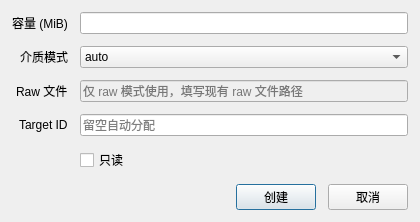
<?xml version="1.0" encoding="UTF-8"?>
<ui version="4.0">
 <class>CreateDiskDialog</class>
 <widget class="QDialog" name="CreateDiskDialog">
  <property name="geometry">
   <rect>
    <x>0</x>
    <y>0</y>
    <width>420</width>
    <height>220</height>
   </rect>
  </property>
  <property name="windowTitle">
   <string>Create Disk</string>
  </property>
  <property name="accessibleName">
   <string>yumedisk.create.dialog</string>
  </property>
  <layout class="QVBoxLayout" name="verticalLayout">
   <property name="leftMargin">
    <number>12</number>
   </property>
   <property name="topMargin">
    <number>12</number>
   </property>
   <property name="rightMargin">
    <number>12</number>
   </property>
   <property name="bottomMargin">
    <number>12</number>
   </property>
   <property name="spacing">
    <number>12</number>
   </property>
   <item>
    <layout class="QFormLayout" name="formLayout">
     <property name="labelAlignment">
      <set>Qt::AlignRight|Qt::AlignTrailing|Qt::AlignVCenter</set>
     </property>
     <item row="0" column="0">
    <widget class="QLabel" name="capacityLabel">
       <property name="text">
        <string>容量 (MiB)</string>
       </property>
      </widget>
     </item>
     <item row="0" column="1">
      <widget class="QLineEdit" name="capacityLineEdit">
       <property name="accessibleName">
        <string>yumedisk.create.capacity_input</string>
       </property>
      </widget>
     </item>
     <item row="1" column="0">
      <widget class="QLabel" name="mediaModeLabel">
       <property name="text">
        <string>介质模式</string>
       </property>
      </widget>
     </item>
     <item row="1" column="1">
     <widget class="QComboBox" name="mediaModeComboBox">
       <property name="accessibleName">
        <string>yumedisk.create.media_mode_combo</string>
       </property>
       <item>
        <property name="text">
         <string>auto</string>
        </property>
       </item>
       <item>
        <property name="text">
         <string>dense</string>
        </property>
       </item>
       <item>
        <property name="text">
         <string>sparse</string>
        </property>
       </item>
       <item>
        <property name="text">
         <string>raw</string>
        </property>
       </item>
      </widget>
     </item>
     <item row="2" column="0">
      <widget class="QLabel" name="rawFileLabel">
       <property name="text">
        <string>Raw 文件</string>
       </property>
      </widget>
     </item>
     <item row="2" column="1">
      <widget class="QLineEdit" name="rawFileLineEdit">
       <property name="enabled">
        <bool>false</bool>
       </property>
       <property name="accessibleName">
        <string>yumedisk.create.raw_file_input</string>
       </property>
       <property name="placeholderText">
        <string>仅 raw 模式使用，填写现有 raw 文件路径</string>
       </property>
      </widget>
     </item>
     <item row="3" column="0">
      <widget class="QLabel" name="targetIdLabel">
       <property name="text">
        <string>Target ID</string>
       </property>
      </widget>
     </item>
     <item row="3" column="1">
      <widget class="QLineEdit" name="targetIdLineEdit">
       <property name="accessibleName">
        <string>yumedisk.create.target_id_input</string>
       </property>
       <property name="placeholderText">
        <string>留空自动分配</string>
       </property>
      </widget>
     </item>
     <item row="4" column="0">
      <spacer name="verticalSpacer">
       <property name="orientation">
        <enum>Qt::Vertical</enum>
       </property>
       <property name="sizeHint" stdset="0">
        <size>
         <width>20</width>
         <height>20</height>
        </size>
       </property>
      </spacer>
     </item>
     <item row="4" column="1">
      <widget class="QCheckBox" name="readOnlyCheckBox">
       <property name="accessibleName">
        <string>yumedisk.create.read_only_check</string>
       </property>
       <property name="text">
        <string>只读</string>
       </property>
      </widget>
     </item>
    </layout>
   </item>
   <item>
    <layout class="QHBoxLayout" name="buttonLayout">
     <item>
      <spacer name="horizontalSpacer">
       <property name="orientation">
        <enum>Qt::Horizontal</enum>
       </property>
       <property name="sizeHint" stdset="0">
        <size>
         <width>40</width>
         <height>20</height>
        </size>
       </property>
      </spacer>
     </item>
     <item>
      <widget class="QPushButton" name="submitButton">
       <property name="accessibleName">
        <string>yumedisk.create.submit_button</string>
       </property>
       <property name="text">
        <string>创建</string>
       </property>
      </widget>
     </item>
     <item>
      <widget class="QPushButton" name="cancelButton">
       <property name="accessibleName">
        <string>yumedisk.create.cancel_button</string>
       </property>
       <property name="text">
        <string>取消</string>
       </property>
      </widget>
     </item>
    </layout>
   </item>
  </layout>
 </widget>
 <resources/>
 <connections/>
</ui>
